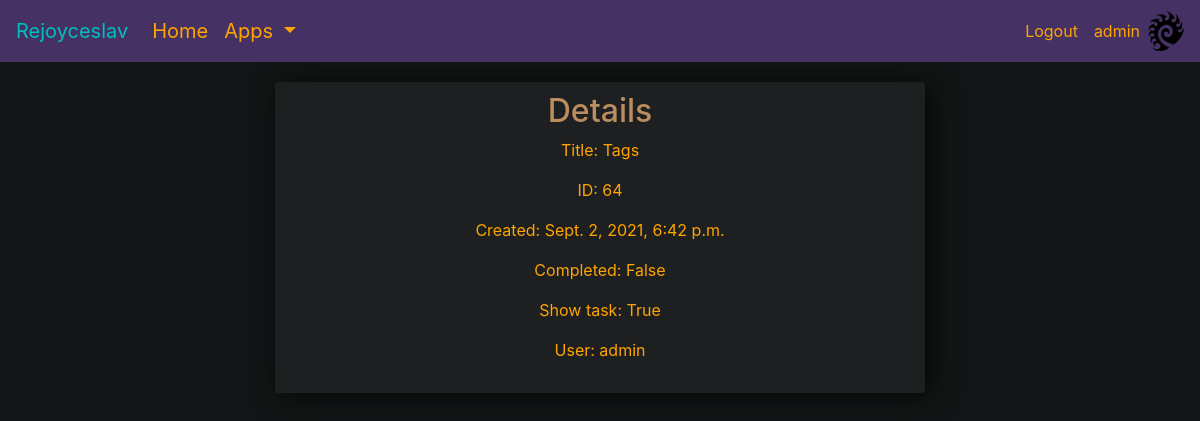
Before: /tasks/64 (signed in) with the older database file.
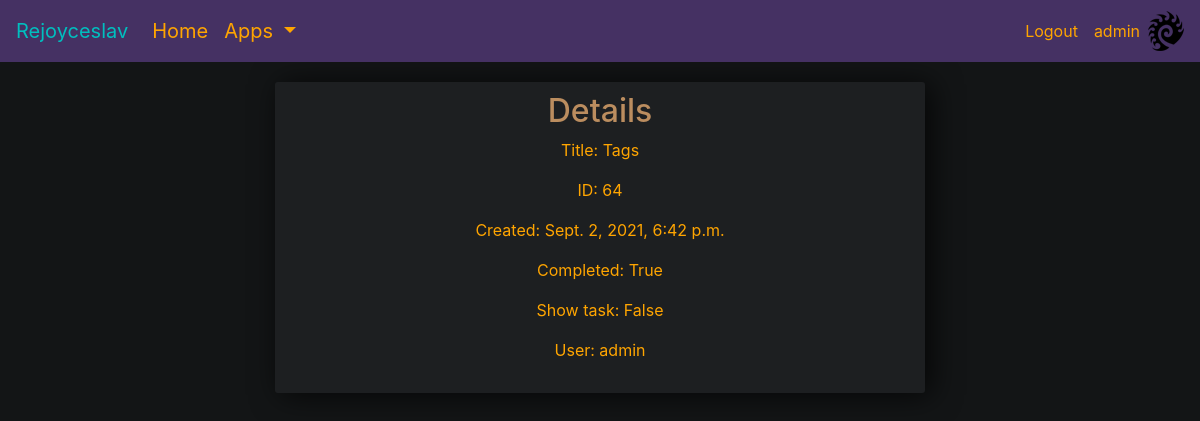
After: the same page with the newer database file.
### tasks/models.py (models this page shows, shortened)
class Task(models.Model):
    user = models.ForeignKey(User, on_delete=models.CASCADE, null=True, blank=False)
    title = models.CharField(max_length=70, blank=False)
    description = models.TextField(null=True, blank=True)
    complete = models.BooleanField(default=False)
    create = models.DateTimeField(auto_now_add=True)
    show_task = models.BooleanField(default=True)
    tags = models.ManyToManyField(Tag, blank=True)
    folder_selected = models.ForeignKey(Folder, on_delete=models.SET_NULL, null=True, blank=True, default=None)
    class Meta:
        ordering = ['complete', '-id']  # when ordering multiple values, this is the order

### tasks/views.py (the view)
# urls.py: path('tasks/<str:pk>', TaskDetail.as_view(), name='tasks_detail'),
class TaskDetail(LoginRequiredMixin, DetailView):
    model = Task
    context_object_name = 'task'
    template_name = 'tasks/task_detail.html'

### tasks/templates/tasks/task_detail.html
{% extends 'info_page.html' %}
{% block info_content %}
    <div class="center-this">
        <h2>Details </h2>
        <p>Title: {{task.title}}</p>
        <p>ID: {{task.id}}</p>
        <p>Created: {{task.create}}</p>
        <p>Completed: {{task.complete}}</p>
        <p>Show task: {{task.show_task}}</p>
        <p>User: {{task.user}}</p>
    </div>
{% endblock info_content %}

### templates/info_page.html
{% extends 'base.html' %}
{% block content %}
<div class="center-column" style="max-width: 650px">
    <div class="info-box" style="margin: 0px 15px;">
        {% block info_content %}
        {% endblock info_content %}
    </div>
</div>
{% endblock content %}

### templates/base.html (shortened to what this page needs)
<!DOCTYPE html>
{% load static %}
<link rel="stylesheet" href="https://stackpath.bootstrapcdn.com/bootstrap/4.3.1/css/bootstrap.min.css"
>
<link rel="stylesheet" href="https://cdn.jsdelivr.net/npm/bootstrap-icons@1.5.0/font/bootstrap-icons.css">
<link rel="stylesheet" href="{% static 'dark_green_orange_style.css' %}">
<link href="{% static 'js/jquery-ui-1.12.1/jquery-ui.min.css' %}" rel="stylesheet">
<link href="{% static 'js/jquery-ui-1.12.1/jquery-ui.structure.min.css' %}" rel="stylesheet">
<link href="{% static 'js/jquery-ui-1.12.1/jquery-ui.theme.min.css' %}" rel="stylesheet">
<link rel="stylesheet" href="https://cdn.jsdelivr.net/npm/@mdi/font@5.9.55/css/materialdesignicons.min.css">
<html lang="en">
<head>
</head>
<body>
<nav class="navbar navbar-expand-lg navbar-dark bg-dark">
  <span class="navbar-brand">Rejoyceslav</span>
  <div class="collapse navbar-collapse" id="navbarSupportedContent">
    <ul class="navbar-nav mr-auto">
      <li class="nav-item active">
        <a class="nav-link" href="{% url 'home' %}">Home <span class="sr-only">(current)</span></a>
      </li>
      <li class="nav-item dropdown">
        <a class="nav-link dropdown-toggle" href="#" id="navbarDropdown" role="button" data-toggle="dropdown" aria-haspopup="true" aria-expanded="false">
          Apps
        </a>
      </li>
    </ul>
    <ul class="navbar-nav">
      {% if user.is_authenticated %}
      <li class="nav-item">
        <a class="nav-link" href="{% url 'logout' %}" style="font-size: 16px">Logout</a>
      </li>
      <li class="nav-item">
        <a class="nav-link" href="{% url 'profile_main' %}" style="font-size: 16px">{{ request.user }}</a>
      </li>
      {% endif %}
      <li class="nav-item">
          <img src="{% static 'img/zerg_logo.png' %}">
      </li>
    </ul>
  </div>
</nav>
<div class="container-fluid">
  {% block content %}
  {% endblock content %}
</div>
</body>
</html>

### static/dark_green_orange_style.css (style rules this page uses)
.bg-dark { background-color: #453163 !important; }
.navbar-brand { color: #00bfbf !important; }
.nav-link { color: Orange !important; font-size: 20px; }
body { background-color: #131516; }
p { color: Orange; word-break: break-word; }
span { color: Orange; word-break: break-word; }
h1, h2, h3, h4, h5 { color: #bb8d5f; text-align: center; word-break: break-word; }
a:link { text-decoration: none; color: #00bfbf; }
.center-this { text-align: center; }
.info-box { margin: 0px 30px; color: orange; }
.info-box p { color: orange; }
.center-column { width: auto; margin: 20px auto; padding-top: 10px; padding-right: 5px; padding-bottom: 15px; padding-left: 5px; background-color: #1d1f21; border-radius: 3px; box-shadow: 6px 2px 30px 0px rgba(0,0,0,0.75); }

Changed rows visible on the page:
changed Task "Tags": complete "False" → "True"; show_task "True" → "False"
